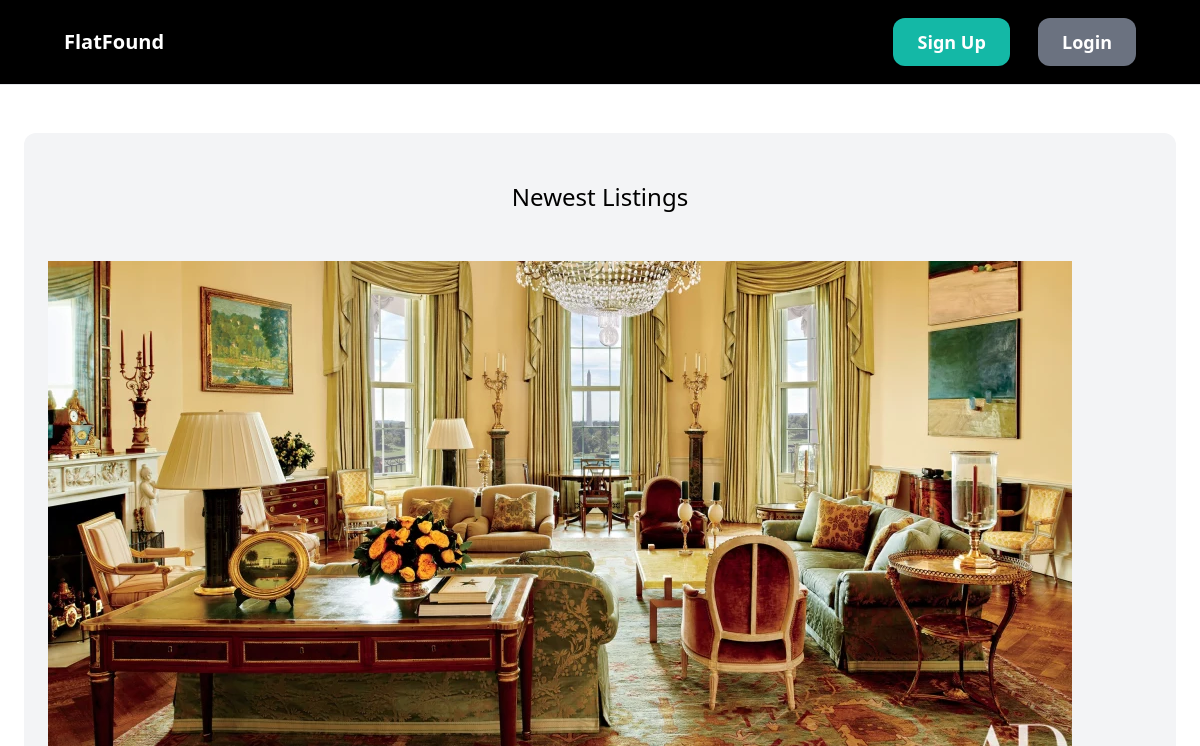
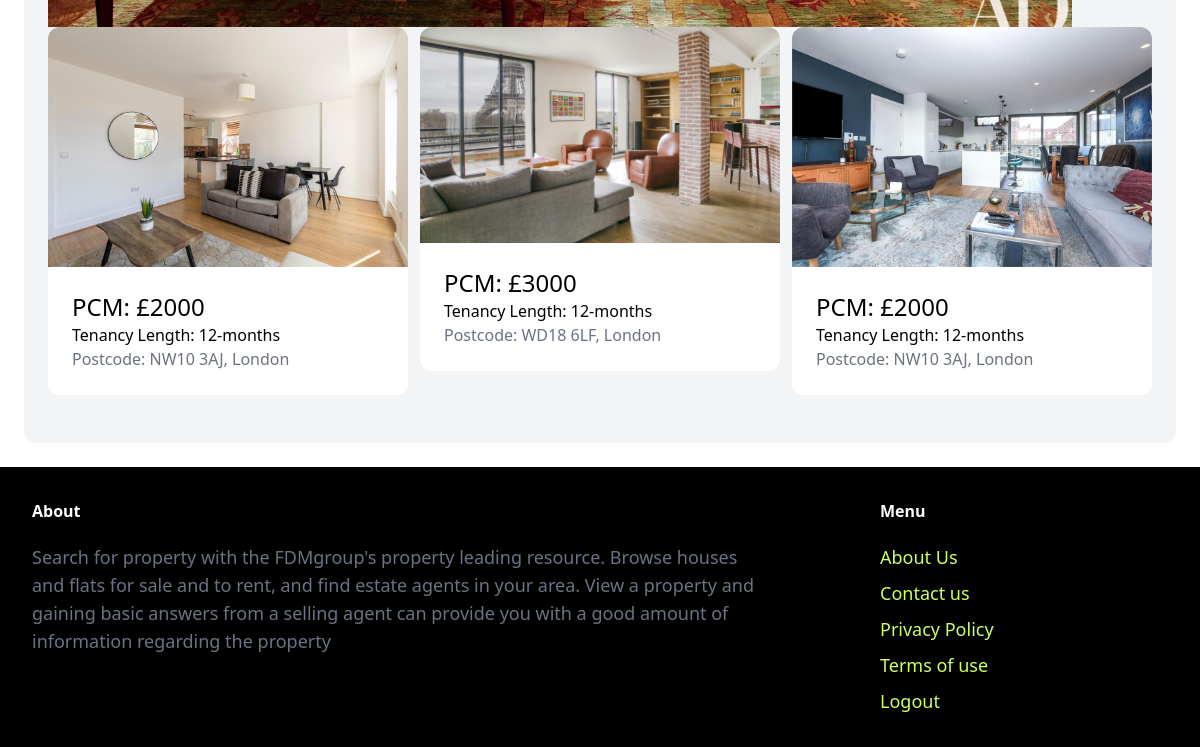
The app's page /index/, older data (2 pictures, top to bottom).
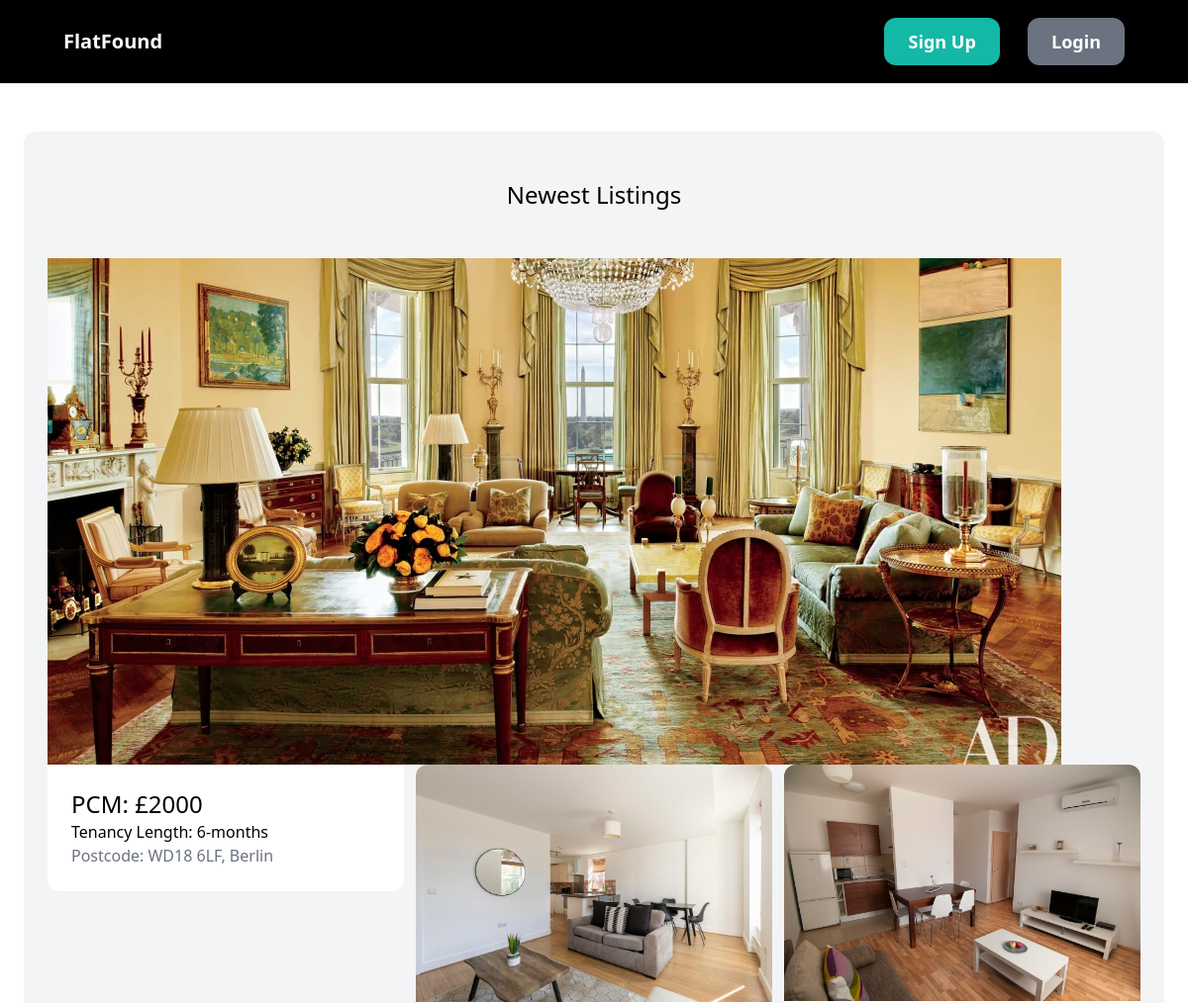
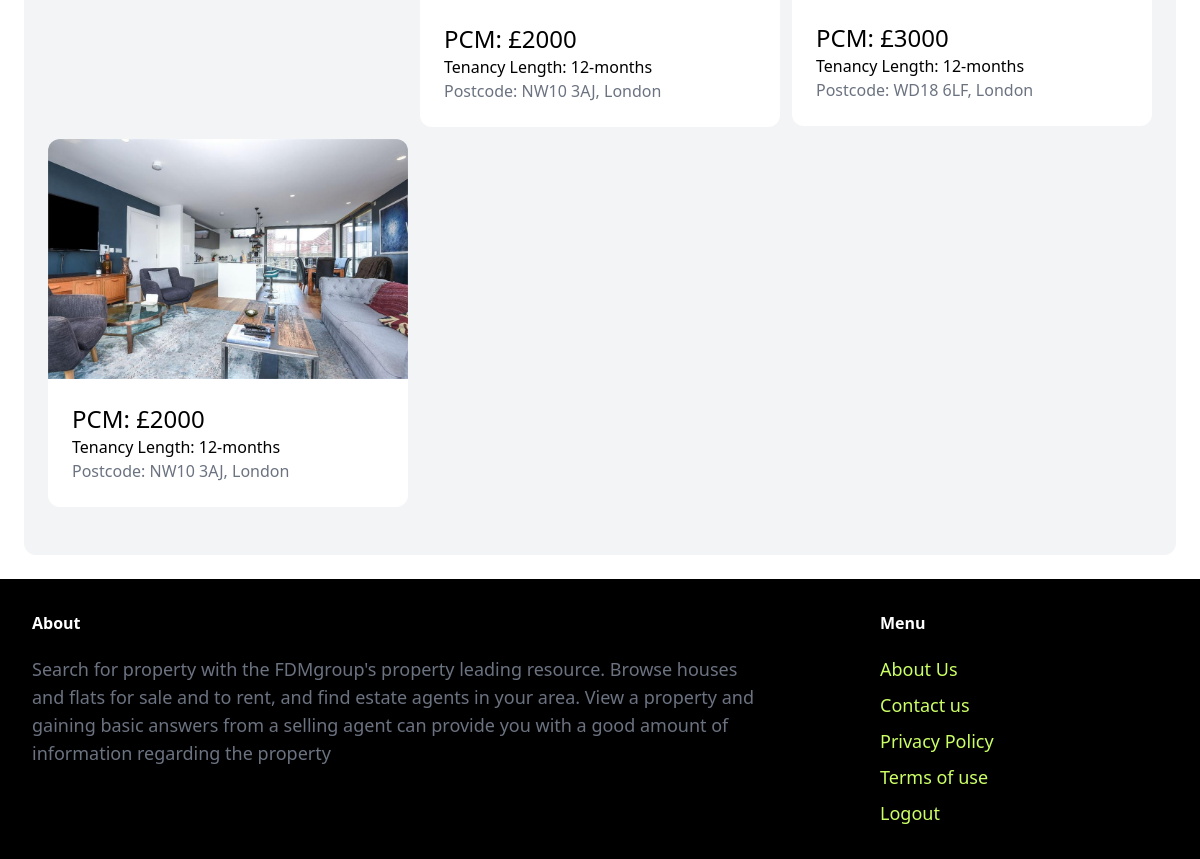
The same page, newer data (2 pictures, top to bottom).
### property/models.py (models this page shows, shortened)
class Property(models.Model):
    country = models.ForeignKey(Countries, related_name='countries', on_delete=models.CASCADE)
    city = models.TextField(blank=True, null=True)
    category = models.ForeignKey(Category, related_name='properties', on_delete=models.CASCADE)
    price_PCM = models.IntegerField()
    PPW = models.FloatField()
    address = models.TextField(blank=True, null=True)
    postcode = models.TextField(blank=True, null=True)
    pet_friendly = models.BooleanField(blank=True, null=True)
    number_of_beds = models.IntegerField(blank=True, null=True)
    number_of_bathrooms = models.IntegerField(blank=True, null=True)
    description = models.TextField(blank=True, null=True)
    image1 = models.ImageField(upload_to='prop_images', blank=True, null=True)
    image2 = models.ImageField(upload_to='prop_images', blank=True, null=True)
    image3 = models.ImageField(upload_to='prop_images', blank=True, null=True)
    image4 = models.ImageField(upload_to='prop_images', blank=True, null=True)
    favourites = models.ManyToManyField(User, related_name='favourite', default=None, blank=True)
    created_by = models.ForeignKey(
        User, related_name='properties', on_delete=models.CASCADE)
    created_at = models.DateField(auto_now_add=True)

class Category(models.Model):
    name = models.CharField(max_length=255)
    class Meta:
        verbose_name_plural = 'Categories'
    def __str__(self):
        return self.name  # Shows the name of property on admin page

### core/views.py (the view)
# urls.py: path('index/', views.index, name='index'),
def index(request):
    properties = Property.objects.all()[0:6]
    categories = Category.objects.all
    countries = Countries.objects.all
    return render(request, 'core/index.html', {
        'countries': countries,
        'categories': categories,
        'properties': properties
    })

### core/templates/core/index.html (shortened to what this page needs)
{% extends 'core/base.html' %}
{% block content %}
<div class="mt-6 px-6 py-12 bg-gray-100 rounded-xl">
    <h2 class="mb-12 text-2xl text-center">Newest Listings</h2>
    <img src="/FlatFound/media/prop_images/161101-obama-white-house-yellow-1105a.webp" alt="">
    <div class="grid grid-cols-3 gap-3">
        {% for property in properties reversed %}
        {% if request.user != property.created_by %}
        <div>
            <a href="{% url 'property:detail' property.id %}">
                <div class="">
                    <img src="{{ property.image1.url }}" alt="" class="rounded-t-xl">
                </div>
                <div class="p-6 bg-white rounded-b-xl">
                    <h2 class="text-2xl">PCM: £{{property.price_PCM}} </h2>
                    <h2 class="text-1xl">Tenancy Length: {{property.category}} </h2>
                    <p class="text-gray-500">Postcode: {{property.postcode}}, {{property.city}}</p>
                </div>
            </a>
        </div>
        {% endif %}
        {% endfor %}
    </div>
</div>
{% endblock %}

### core/templates/core/base.html (shortened to what this page needs)
{% load static %}
<!DOCTYPE html>
<html lang="en">
<head>
    <script src="https://cdn.tailwindcss.com"></script>
</head>
<body>
    <nav class="px-16 py-7 flex justify-between items-center border-b border-gray-200 bg-black text-white">
        {% if request.user.is_authenticated %}
        <a href="{% url 'core:index' %}" class="flex items-center space-x-2">
            <span class="text-xl font-semibold title-option">FlatFound</span>
        </a>
        <div class="space-x-6">
            {% csrf_token %}
            <a href="{% url 'property:properties' %}" class="text-lg font-semibold menu-option">Browse</a>
            <a href="{% url 'property:favourite_list' %}" class="text-lg font-semibold menu-option">Favourites</a>
            <a href="{% url 'dashboard:index' %}" class="text-lg font-semibold menu-option">Dashboard</a>
            <a href="{% url 'property:new' %}" class="text-lg font-semibold menu-option">New Listing</a>
        </div>
        {% else %}
        <a href="{% url 'core:login' %}" class="flex items-center space-x-2">
            <span class="text-xl font-semibold title-option">FlatFound</span>
        </a>
        <div class="space-x-6 ml-auto">
            <a href="{% url 'core:signup' %}" class="px-6 py-3 text-lg font-semibold bg-teal-500 text-white rounded-xl hover:bg-teal-700 hover:text-ccff66">Sign Up</a>
            <a href="{% url 'core:login' %}" class="px-6 py-3 text-lg font-semibold bg-gray-500 text-white rounded-xl hover:bg-gray-700 hover:text-ccff66">Login</a>
        </div>
        {% endif %}
    </nav>
    <div class="px-6 py-6 flex-grow">{% block content %} {% endblock %}</div>
    <footer class="py-6 px-6 flex justify-between bg-black">
        <div class="m-2 w-2/3 pr-10">
            <h3 class="mb-5 font-semibold text-white footer-title">About</h3>
            <p class="text-lg text-gray-500">
                Search for property with the FDMgroup's property leading resource. Browse houses and flats for sale and to rent, and find estate agents in your area.
                View a property and gaining basic answers from a selling agent can provide you with a good amount of information regarding the property
            </p>
        </div>
        <div class="m-2 w-1/4">
            <h3 class="mb-5 font-semibold text-white footer-title">Menu</h3>
            <ul class="space-y-2">
                <li><a href="https://www.fdmgroup.com/about-us/" class="text-lg footer-link">About Us</a></li>
                <li><a href="https://www.fdmgroup.com/about-us/contact-us/" class="text-lg footer-link">Contact us</a></li>
                <li><a href="https://www.fdmgroup.com/privacy-policy/" class="text-lg footer-link">Privacy Policy</a></li>
                <li><a href="https://www.fdmgroup.com/terms-conditions/" class="text-lg footer-link">Terms of use</a></li>
                <li><form action="{% url 'core:logout' %}" method="post" class="text-lg footer-link">
                    <button type="submit">Logout</button>
                </form></li>
            </ul>
        </div>
    </footer>
</body>
</html>

### core/templates/core/base.html (style rules this page uses)
html, body { height: 100%; margin: 0; padding: 0; display: flex; flex-direction: column; }
body { flex: 1; }
footer { flex-shrink: 0; background-color: black; }
.menu-option:hover, .title-option:hover, .footer-link { color: #ccff66; }
.footer-title { color: white; }

Row changes from the older to the newer data that the page shows:
added Property: price_PCM "2000", category "6-months", postcode "WD18 6LF", city "Berlin"
changed Property (number 3 of 4 on the later page): image1: a different picture
